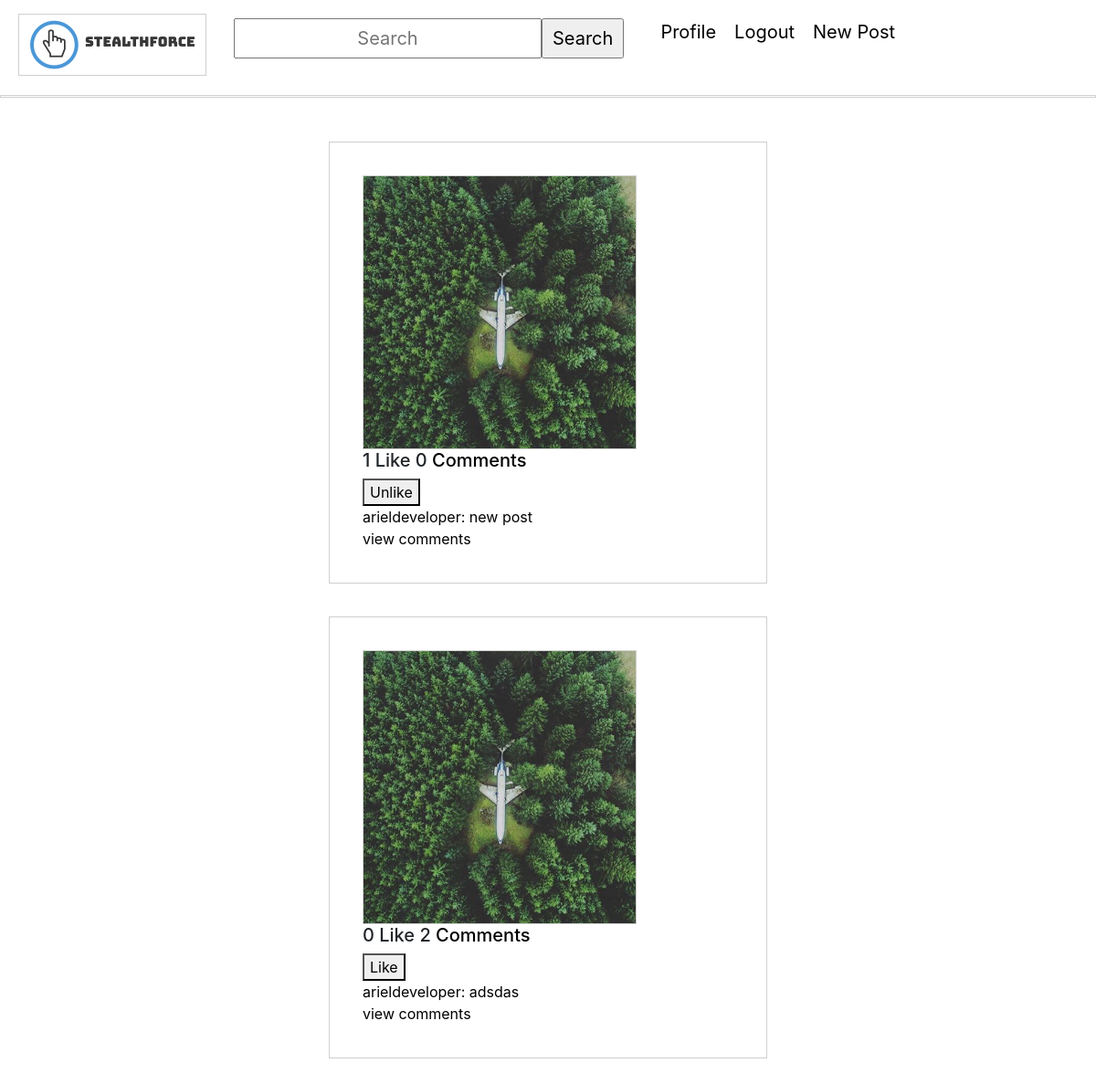
The page / (signed in) on the database as committed earlier.
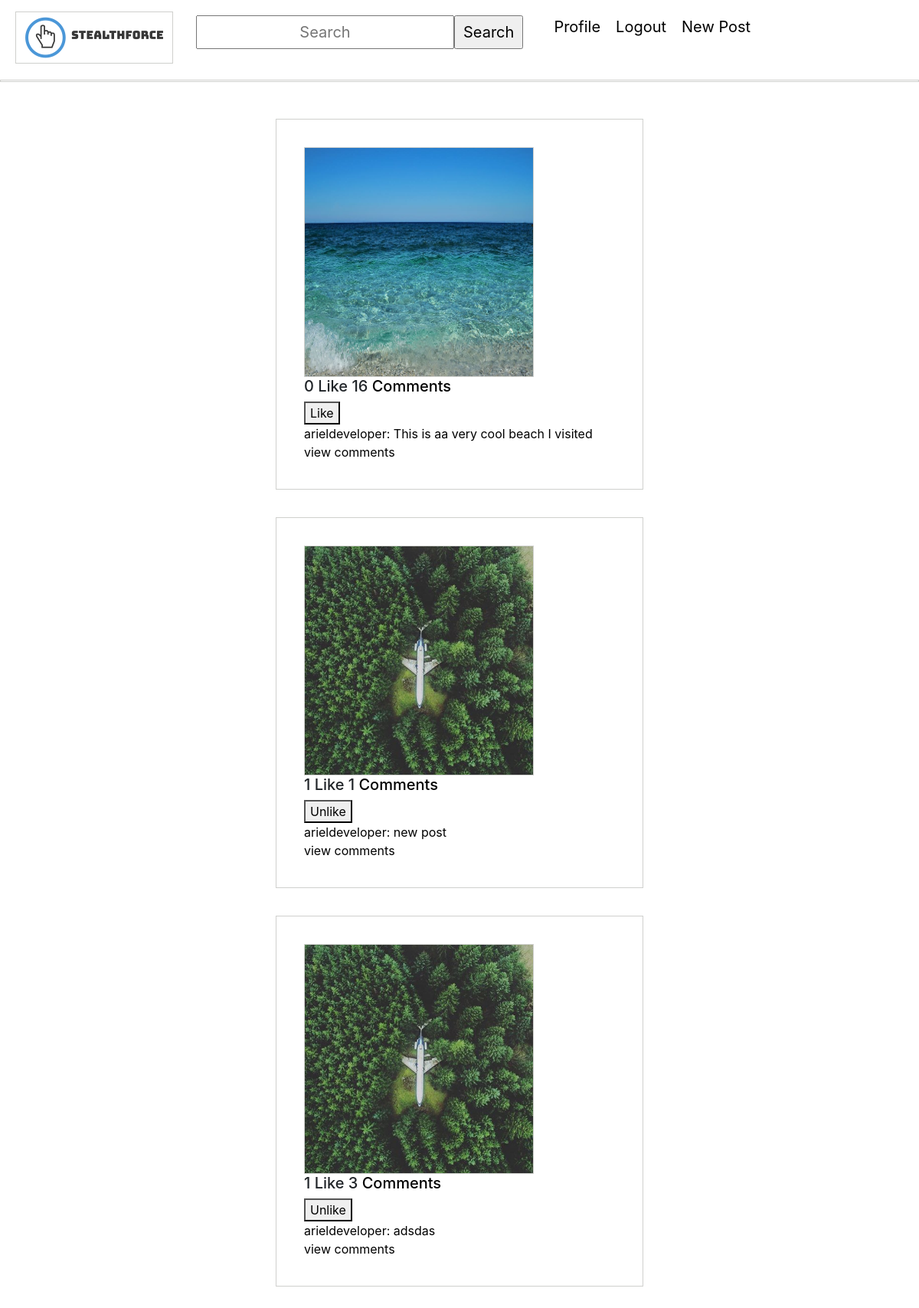
The same page on the database as committed later.
### feed/models.py (models this page shows, shortened)
class FeedItem(models.Model):
    caption = models.CharField(max_length=255, blank=True, null=True) #Allow user
    owner = models.ForeignKey(User, on_delete=models.CASCADE)
    created_time = models.DateTimeField(auto_now_add=True)
    updated_time = models.DateTimeField(auto_now_add=True)
    image = models.ImageField(null=True, blank=True)
    liked = models.ManyToManyField(User, default=None, blank=True, related_name='liked')
    @property
    def number_of_likes(self):
        return self.liked.all().count()
    @property
    def image_url(self):
        if self.image and hasattr(self.image, 'url'):
            return self.image.url
    @property
    def comment_count(self):
        return Comment.objects.filter(feedItem=self).count()

### users/models.py (models this page shows, shortened)
class Account(AbstractBaseUser):
    email = models.EmailField(verbose_name="email", max_length=60, unique=True)
    username = models.CharField(max_length=30, unique=True)
    date_joined = models.DateTimeField(verbose_name='date joined', auto_now_add=True)
    last_login = models.DateTimeField(verbose_name='last login', auto_now=True)
    is_admin = models.BooleanField(default=False)
    is_staff = models.BooleanField(default=False)
    is_superuser = models.BooleanField(default=False)
    is_active = models.BooleanField(default=True)
    followers = models.ManyToManyField("Account", blank=True, symmetrical=False, related_name="people_followers")
    following = models.ManyToManyField("Account", blank=True, symmetrical=False, related_name="people_following")
    profile_picture = models.ImageField(null=True, blank=True, default = 'static/default.png')
    USERNAME_FIELD = 'email' #allows user to login with email instead of username/id
    REQUIRED_FIELDS = ['username']
    objects = MyAccountManager()

### feed/views.py (the view)
# urls.py: path('', login_required(feed_views.feed_view.as_view(template_name="feed/feed.html")), name='home'), #main homepage
class feed_view(ListView):
    model = FeedItem
    template_name = 'feed/feed.html'
    context_object_name = 'feed_posts' #all posts
    ordering = ['-created_time'] #order by models created_time
    def get_context_data(self, *args, **kwargs):
        context = super(feed_view, self).get_context_data(*args, **kwargs)
        context['user'] = self.request.user
        return context

### feed/templates/feed/feed.html (shortened to what this page needs)
{% extends 'main_app/base.html' %}
{% block body %}
    {% for feed_post in feed_posts %}
        <div class="post_div">
            <img width="300" height="300" src="{{ feed_post.image_url|default_if_none:'#' }}" />
            <h5>{{ feed_post.number_of_likes }} Like {{ feed_post.comment_count }} <a href="/p/{{ feed_post.id }}">Comments</a></h5>
             <form action = "{% url 'like' %}" method="POST">
                {% if user not in feed_post.liked.all %}
                    <button type="submit">Like</button>
                {% else %}
                    <button type="submit">Unlike</button>
                {% endif %}
              </form>
             <a href="{% url 'profile' feed_post.owner.username %}"> {{ feed_post.owner.username }}:</a><a href="{% url 'feed-detail' feed_post.id %}"> {{ feed_post.caption }}</a>
             <br>
             <a href="/p/{{ feed_post.id }}">view comments</a>
             <br>
        </div>
    {% endfor %}
{% endblock %}

### main_app/templates/main_app/base.html (shortened to what this page needs)
{% load static %}
<!DOCTYPE html>
<html lang="en">
<head>
    <link rel="stylesheet" href="https://maxcdn.bootstrapcdn.com/bootstrap/4.0.0/css/bootstrap.min.css">
    <link rel="stylesheet" type='text/css' href="{% static 'css/main.css' %}" />
</head>
<body>
    <div class="inline_div">
        <a href="/"><img id="home_logo" src="{% static "logo.png" %}"></a>
        <div id="search_bar">
            <form action="" method="GET" value="">
                <input type="text" name="" value="" placeholder="Search"/>
                <input type="submit" name="submit" value="Search"/>
            </form>
        </div>
        <div id="tool_bar">
            {% if user.is_authenticated %}
            <a href="user/{{ user.username }}">Profile</a>
            <a href="accounts/logout/">Logout</a>
                <a href="p/new/">New Post</a>
            {% else %}
            <a href="accounts/login/">Login</a>
            <a href="accounts/register/">Register</a>
            {% endif %}
        </div>
    </div>
    <hr id="nav-bar-line">
{% block body %}
{% endblock %}
</body>
</html>

### static/css/main.css (style rules this page uses)
hr { border: 1px solid rgba(124, 128, 119, 0.37); }
img { border: 1px solid rgba(124, 128, 119, 0.37); }
.post_div { margin-left: auto; margin-right: auto; margin-bottom: 3%; margin-top: 3%; border: 1px solid rgba(124, 128, 119, 0.37) ; padding: 3%; width: 40% }
#nav-bar-line { height: 1px; margin-bottom: 4%; }
.inline_div { margin: 10px; overflow: hidden; }
.inline_div * { float: left; text-align: center; padding: 5px 10px; text-decoration: none; font-size: 20px; }
a { cursor: default; color: black; text-decoration:none; }

Rows that differ between the two databases and show on the page:
added FeedItem: image_url (picture), number_of_likes "0", comment_count "16", shows "Like", owner.username "arieldeveloper", caption "This is aa very cool beach I visited"
computed for FeedItem "new post": comment_count "0" → "1"
computed for FeedItem "adsdas": number_of_likes "0" → "1"; comment_count "2" → "3"; text "Like" → "Unlike"
